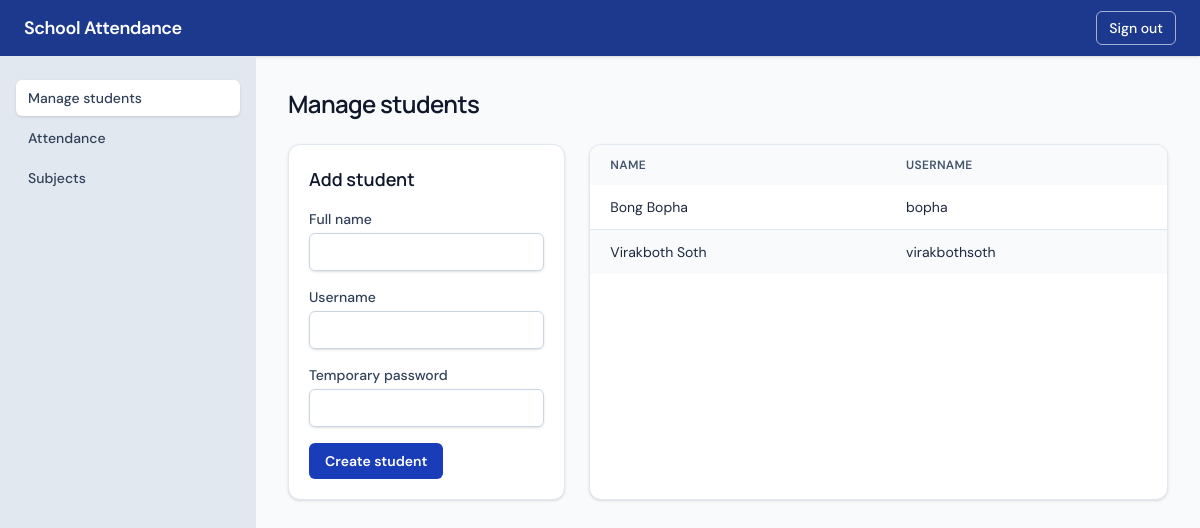
/staff/students.php (signed in), run on the app's committed database.
### tables this page shows
CREATE TABLE `users` (
  `id` int(10) UNSIGNED NOT NULL,
  `full_name` varchar(120) NOT NULL,
  `username` varchar(80) NOT NULL,
  `password` varchar(255) NOT NULL,
  `role` enum('student','staff') NOT NULL
);

### auth.php (called while the page is built, shortened)
<?php
function escape_html(string $value): string
{
    return htmlspecialchars($value, ENT_QUOTES | ENT_SUBSTITUTE, 'UTF-8');
}

### staff/students.php (the view, shortened to what this page needs)
<?php
require_once __DIR__ . '/../auth.php';
require_once __DIR__ . '/../config.php';
$students = mysqli_query(
    $link,
    "select id, full_name, username from users where role = 'student' order by full_name"
);
require __DIR__ . '/../header.php';
?>
<h1 class="mb-6 text-2xl font-semibold tracking-tight text-slate-900">Manage students</h1>
<div class="grid gap-6 lg:grid-cols-3">
    <div class="rounded-xl border border-slate-200 bg-white shadow-sm">
            <div class="p-5">
                <h2 class="mb-4 text-lg font-semibold text-slate-900">Add student</h2>
                <form method="post">
                    <div class="mb-4">
                        <label class="mb-1 block text-sm font-medium text-slate-700" for="full_name">Full name</label>
                        <input class="block w-full rounded-md border border-slate-300 px-3 py-2 text-sm shadow-sm focus:border-blue-500 focus:outline-none focus:ring-2 focus:ring-blue-100" id="full_name" name="full_name" maxlength="120" required>
                    </div>
                    <div class="mb-4">
                        <label class="mb-1 block text-sm font-medium text-slate-700" for="username">Username</label>
                        <input class="block w-full rounded-md border border-slate-300 px-3 py-2 text-sm shadow-sm focus:border-blue-500 focus:outline-none focus:ring-2 focus:ring-blue-100" id="username" name="username" maxlength="80" required>
                    </div>
                    <div class="mb-4">
                        <label class="mb-1 block text-sm font-medium text-slate-700" for="password">Temporary password</label>
                        <input
                            class="block w-full rounded-md border border-slate-300 px-3 py-2 text-sm shadow-sm focus:border-blue-500 focus:outline-none focus:ring-2 focus:ring-blue-100"
                            type="password"
                            id="password"
                            name="password"
                            minlength="8"
                            required
                        >
                    </div>
                    <button class="rounded-md bg-blue-800 px-4 py-2 text-sm font-semibold text-white hover:bg-blue-900 focus:outline-none focus:ring-2 focus:ring-blue-600 focus:ring-offset-2" type="submit">Create student</button>
                </form>
            </div>
        </div>
    <div class="overflow-hidden rounded-xl border border-slate-200 bg-white shadow-sm lg:col-span-2">
            <div class="overflow-x-auto">
                <table class="w-full text-left text-sm">
                    <thead class="bg-slate-50 text-xs uppercase tracking-wide text-slate-600">
                        <tr>
                            <th class="px-5 py-3 font-semibold">Name</th>
                            <th class="px-5 py-3 font-semibold">Username</th>
                        </tr>
                    </thead>
                    <tbody class="divide-y divide-slate-200">
                        <?php if (mysqli_num_rows($students) === 0): ?>
                            <tr>
                                <td colspan="2" class="px-5 py-4 text-slate-500">No students yet.</td>
                            </tr>
                        <?php else: ?>
                            <?php while ($student = mysqli_fetch_assoc($students)): ?>
                                <tr class="odd:bg-white even:bg-slate-50">
                                    <td class="px-5 py-3"><?= escape_html($student['full_name']) ?></td>
                                    <td class="px-5 py-3"><?= escape_html($student['username']) ?></td>
                                </tr>
                            <?php endwhile; ?>
                        <?php endif; ?>
                    </tbody>
                </table>
            </div>
        </div>
</div>
<?php
require __DIR__ . '/../footer.php';
?>

### style.css (style rules this page uses)
body { font-family: 'DM Sans', sans-serif; }
h1, h2, h3 { font-family: 'Manrope', sans-serif; }

### data on the page
users: full_name "Bong Bopha", username "bopha"
users: full_name "Virakboth Soth", username "virakbothsoth"
